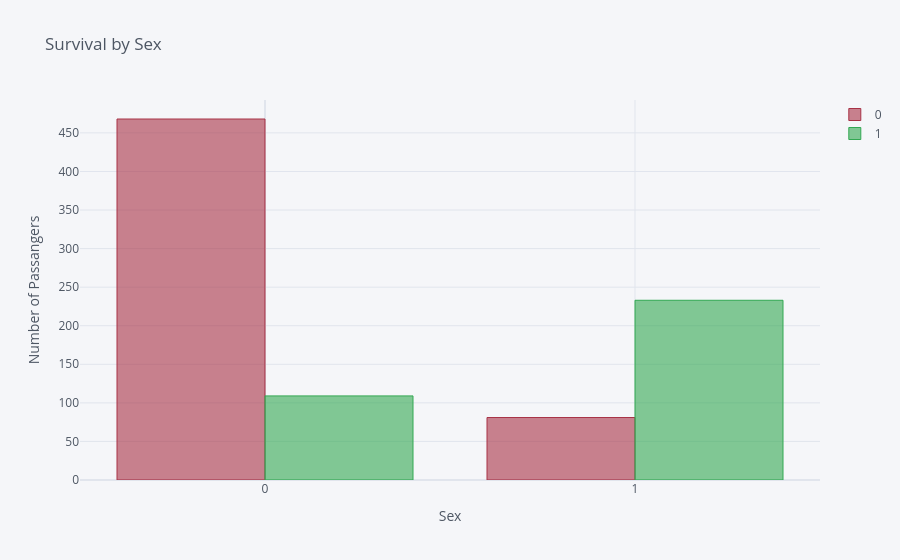

This figure's notebook cell:
### Code cell
hist_by_column("Sex")

### Figure 1 — Plotly figure (JSON) as saved in the notebook; plotly's stock layout.template omitted (floating-point values rounded to 4 significant figures)
{"data": [{"marker": {"color": "rgba(168, 50, 70, 0.6)", "line": {"color": "rgba(168, 50, 70, 1.0)", "width": 1}}, "name": "0", "orientation": "v", "text": "", "type": "bar", "x": [0, 1], "y": [468, 81]}, {"marker": {"color": "rgba(50, 168, 82, 0.6)", "line": {"color": "rgba(50, 168, 82, 1.0)", "width": 1}}, "name": "1", "orientation": "v", "text": "", "type": "bar", "x": [0, 1], "y": [109, 233]}], "layout": {"legend": {"bgcolor": "#F5F6F9", "font": {"color": "#4D5663"}}, "paper_bgcolor": "#F5F6F9", "plot_bgcolor": "#F5F6F9", "title": {"font": {"color": "#4D5663"}, "text": "Survival by Sex"}, "xaxis": {"gridcolor": "#E1E5ED", "showgrid": true, "tickfont": {"color": "#4D5663"}, "title": {"font": {"color": "#4D5663"}, "text": "Sex"}, "zerolinecolor": "#E1E5ED"}, "yaxis": {"gridcolor": "#E1E5ED", "showgrid": true, "tickfont": {"color": "#4D5663"}, "title": {"font": {"color": "#4D5663"}, "text": "Number of Passangers"}, "zerolinecolor": "#E1E5ED"}}}
